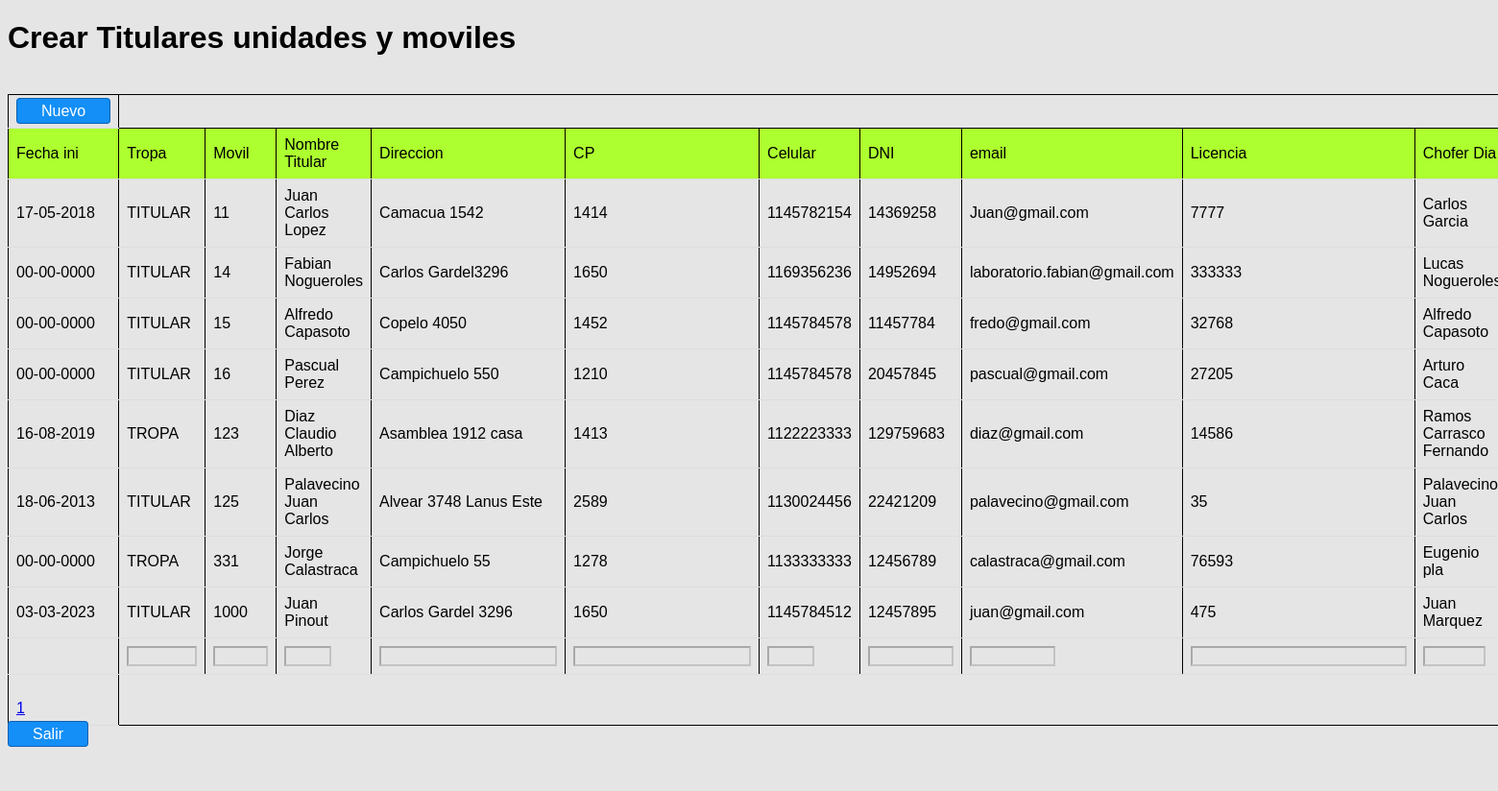
Screenshot of /crear/inicio.php with the database file from the repository.
### tables this page shows
CREATE TABLE `unidades` (
  `id` bigint(10) NOT NULL,
  `fecha_ini` date NOT NULL,
  `tropa` varchar(15) NOT NULL,
  `movil` int(4) NOT NULL,
  `nombre_titular` varchar(30) NOT NULL,
  `dir_titular` varchar(30) NOT NULL,
  `cp_titular` int(4) NOT NULL,
  `cel_titular` int(10) NOT NULL,
  `dni_titular` int(10) NOT NULL,
  `email_titular` varchar(30) NOT NULL,
  `licencia_titular` int(5) NOT NULL,
  `nombre_chofer` varchar(30) NOT NULL,
  `dir_chofer` varchar(30) NOT NULL,
  `cp_chofer` int(4) NOT NULL,
  `cel_chofer` int(10) NOT NULL,
  `dni_chofer` int(10) NOT NULL,
  `email_chofer` varchar(30) NOT NULL,
  `nombre_chofer_2` varchar(30) NOT NULL,
  `dir_chofer_2` varchar(30) NOT NULL,
  `cp_chofer_2` int(4) NOT NULL,
  `cel_chofer_2` int(10) NOT NULL,
  `dni_chofer_2` int(10) NOT NULL,
  `email_chofer_2` varchar(30) NOT NULL,
  `marca_unidad` varchar(20) NOT NULL,
  `modelo_unidad` varchar(20) NOT NULL,
  `year_unidad` int(4) NOT NULL,
  `dominio_unidad` varchar(7) NOT NULL,
  `categoria_unidad` varchar(15) NOT NULL,
  `abono_unidad` int(4) NOT NULL
);

### crear/inicio.php (the view, shortened to what this page needs)
<!DOCTYPE html>
<html lang="en">
<head>
    <link rel="stylesheet" href=".../css/detalles.css">
</head>
<body>
    <h1>Crear Titulares unidades y moviles</h1>
    <br>
    <?php
    include("../includes/conexion.php");
    $tamagno_pagina = 100;
    if (isset($_GET["pagina"])) {
        if ($_GET["pagina"] == 1) {
            header("Location:index.php");
        } else {
            $pagina = $_GET["pagina"];
        }
    } else {
        $pagina = 1;
    }
    $empezar_desde = ($pagina - 1) * $tamagno_pagina;
    $sql_total = "SELECT * FROM unidades";
    $resultado = $base->prepare($sql_total);
    $resultado->execute(array());
    $num_filas = $resultado->rowCount();
    $total_paginas = ceil($num_filas / $tamagno_pagina);
    $registros = $base->query("SELECT id,
                        date_format(fecha_ini, '%d-%m-%Y') AS fecha_ini,
                        tropa,
                        movil,
                        nombre_titular,
                        dir_titular,
                        cp_titular,
                        dir_titular,
                        cel_titular,
                        dni_titular,
                        email_titular,
                        licencia_titular,
                        nombre_chofer,
                        dir_chofer,
                        cp_chofer,
                        dir_chofer,
                        cel_chofer,
                        dni_chofer,
                        email_chofer,
                        nombre_chofer_2,
                        dir_chofer_2,
                        cp_chofer_2,
                        dir_chofer_2,
                        cel_chofer_2,
                        dni_chofer_2,
                        email_chofer_2,
                        marca_unidad,
                        modelo_unidad,
                        year_unidad,
                        dominio_unidad,
                        categoria_unidad,
                        abono_unidad
                                 FROM unidades ORDER BY movil ASC LIMIT $empezar_desde,$tamagno_pagina")->fetchAll(PDO::FETCH_OBJ);
    ?>
    <form action="<?php echo $_SERVER['PHP_SELF']; ?>" method="post">
        <table class="table table-sm" id="table_2">
            <td>
                <a href="nuevo.php" class="boton">Nuevo</a>
            </td>
            <tr>
                <td class="primera_fila">Fecha ini</td>
                <td class="primera_fila">Tropa</td>
                <td class="primera_fila">Movil</td>
                <td class="primera_fila">Nombre Titular</td>
                <td class="primera_fila">Direccion</td>
                <td class="primera_fila">CP</td>
                <td class="primera_fila">Celular</td>
                <td class="primera_fila">DNI</td>
                <td class="primera_fila">email</td>
                <td class="primera_fila">Licencia</td>
                <td class="primera_fila">Chofer Dia</td>
            </tr>
            <?php
            foreach ($registros as $persona) :
            ?>
                <tr>
                    <td><?php echo $persona->fecha_ini ?></td>
                    <td><?php echo $persona->tropa ?></td>
                    <td><?php echo $persona->movil ?></td>
                    <td><?php echo $persona->nombre_titular ?></td>
                    <td><?php echo $persona->dir_titular ?></td>
                    <td><?php echo $persona->cp_titular ?></td>
                    <td><?php echo $persona->cel_titular ?></td>
                    <td><?php echo $persona->dni_titular ?></td>
                    <td><?php echo $persona->email_titular ?></td>
                    <td><?php echo $persona->licencia_titular ?></td>
                    <td><?php echo $persona->nombre_chofer ?></td>
                </tr>
            <?php
            endforeach;
            ?>
            <tr>
                <td></td>
                <td><input type="text" name="fecha_ini" size="6" class="centrado" require disabled></td>
                <td><input type="text" name="Tropa" size="4" class="centrado" require disabled></td>
                <td><input type='text' name='Movil' size='3" class='centrado' required disabled></td>
                <td><input type='text' name='Nombre_titular' size='20' class='centrado' required disabled></td>
                <td><input type='text' name='Dir_titular' size='20' class='centrado' required disabled></td>
                <td><input type='text' name='Cp_titular' size='3' class='centrado' required disabled></td>
                <td><input type='text' name='Cel_titular' size='8' class='centrado' required disabled></td>
                <td><input type='text' name='Dni_titular' size='8' class='centrado' disabled></td>
                <td><input type='text' name='Email_titular' size='25' class='centrado' disabled></td>
                <td><input type="text" name="Licencia_titular" size="5" class='centrado' disabled></td>
            </tr>
            <td>
                <?php
                echo "<br>";
                for ($i = 1; $i <= $total_paginas; $i++) {
                    echo "<a href='?pagina=" . $i . "'>" . $i . "</a> ";
                }
                ?>
            </td>
        </table>
    </form>
    <a href="../index.php" class="boton">Salir</a>
    <p>&nbsp;</p>
</body>
</html>

### css/detalles.css (style rules this page uses)
* { box-sizing: border-box; background-color: #e5e5e5; font-family: arial, sans-serif; }
table { width: 90%; }
table, th, td { border: 1px solid black; }
.boton { padding: 4px 25px; background: rgb(19, 143, 247); border: 1px solid #1161B0; color: #fff; border-radius: 4px; text-decoration: none; }

### crear/inicio.php (style rules this page uses)
.boton { padding: 4px 25px; background: rgb(19, 143, 247); border: 1px solid #1161B0; color: #fff; border-radius: 4px; text-decoration: none; }
table { border-collapse: collapse; width: 100%; }
th, td { padding: 8px; text-align: left; border-bottom: 1px solid #ddd; }
.primera_fila { background-color: greenyellow; }

### rows the page displays
unidades: fecha_ini "17-05-2018", tropa "TITULAR", movil "11", nombre_titular "Juan Carlos Lopez", dir_titular "Camacua 1542", cp_titular "1414", cel_titular "1145782154", dni_titular "14369258", email_titular "Juan@gmail.com", licencia_titular "7777", nombre_chofer "Carlos Garcia"
unidades: fecha_ini "00-00-0000", tropa "TITULAR", movil "14", nombre_titular "Fabian Nogueroles", dir_titular "Carlos Gardel3296", cp_titular "1650", cel_titular "1169356236", dni_titular "14952694", email_titular "laboratorio.fabian@gmail.com", licencia_titular "333333", nombre_chofer "Lucas…"
unidades: fecha_ini "00-00-0000", tropa "TITULAR", movil "15", nombre_titular "Alfredo Capasoto", dir_titular "Copelo 4050", cp_titular "1452", cel_titular "1145784578", dni_titular "11457784", email_titular "fredo@gmail.com", licencia_titular "32768", nombre_chofer "Alfredo Capasoto"
unidades: fecha_ini "00-00-0000", tropa "TITULAR", movil "16", nombre_titular "Pascual Perez", dir_titular "Campichuelo 550", cp_titular "1210", cel_titular "1145784578", dni_titular "20457845", email_titular "pascual@gmail.com", licencia_titular "27205", nombre_chofer "Arturo Caca"
unidades: fecha_ini "16-08-2019", tropa "TROPA", movil "123", nombre_titular "Diaz Claudio Alberto", dir_titular "Asamblea 1912 casa", cp_titular "1413", cel_titular "1122223333", dni_titular "129759683", email_titular "diaz@gmail.com", licencia_titular "14586", nombre_chofer "Ramos Carrasco Fernando"
unidades: fecha_ini "18-06-2013", tropa "TITULAR", movil "125", nombre_titular "Palavecino Juan Carlos", dir_titular "Alvear 3748 Lanus Este", cp_titular "2589", cel_titular "1130024456", dni_titular "22421209", email_titular "palavecino@gmail.com", licencia_titular "35", nombre_chofer "Palavecino Juan Carlos"
unidades: fecha_ini "00-00-0000", tropa "TROPA", movil "331", nombre_titular "Jorge Calastraca", dir_titular "Campichuelo 55", cp_titular "1278", cel_titular "1133333333", dni_titular "12456789", email_titular "calastraca@gmail.com", licencia_titular "76593", nombre_chofer "Eugenio pla"
unidades: fecha_ini "03-03-2023", tropa "TITULAR", movil "1000", nombre_titular "Juan Pinout", dir_titular "Carlos Gardel 3296", cp_titular "1650", cel_titular "1145784512", dni_titular "12457895", email_titular "juan@gmail.com", licencia_titular "475", nombre_chofer "Juan Marquez"
